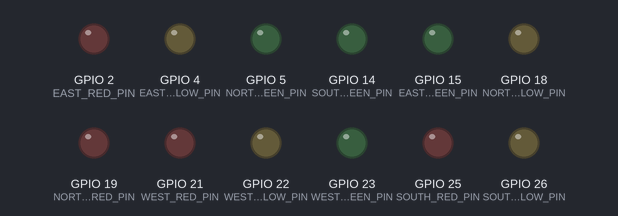
Simulated run of this sketch. Board: ESP32. Shown: output pins drawn as LEDs (lit = HIGH). WiFi joins after 1.5 s; servers stay silent unless stated; what the sketch prints to the serial monitor is not drawn.

Above: at 0.1 s.
At 2.8 s:
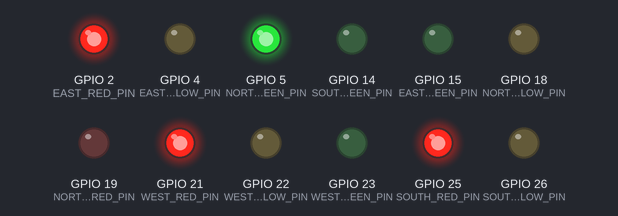
At 9.8 s:
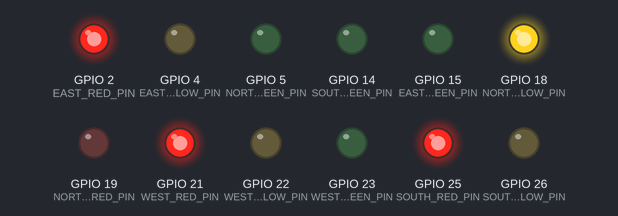
At 18.9 s:
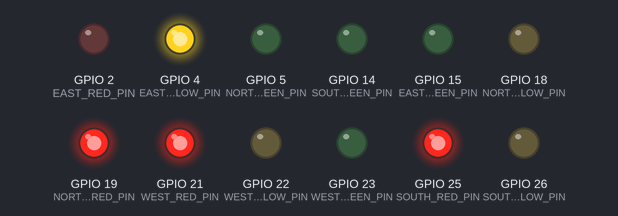
At 27.9 s:
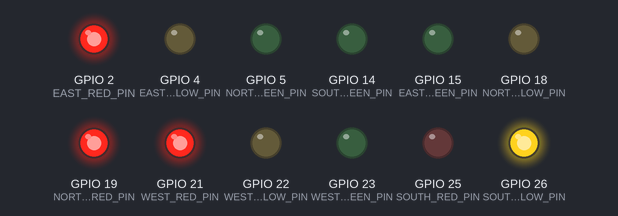
At 37.0 s:
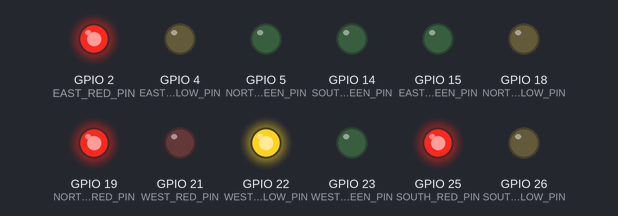
Timing chart, 0 to 40.0 s (numbered marks = the images above):
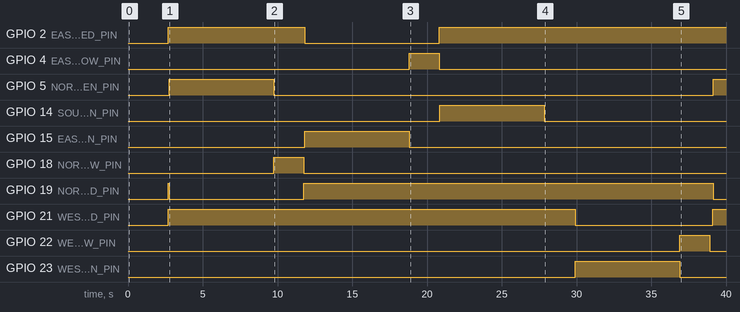

Measured:
- by itself, GPIO 2 (EAST_RED_PIN): LOW → HIGH at 2.7 s, → LOW 9.1 s later, → HIGH 9.0 s later
- by itself, GPIO 4 (EAST_YELLOW_PIN): LOW → HIGH at 18.8 s, → LOW 2.0 s later
- by itself, GPIO 5 (NORTH_GREEN_PIN): LOW → HIGH at 2.8 s, → LOW 7.0 s later, → HIGH 29.4 s later
- by itself, GPIO 14 (SOUTH_GREEN_PIN): LOW → HIGH at 20.9 s, → LOW 7.0 s later
- by itself, GPIO 15 (EAST_GREEN_PIN): LOW → HIGH at 11.8 s, → LOW 7.0 s later
- by itself, GPIO 18 (NORTH_YELLOW_PIN): LOW → HIGH at 9.8 s, → LOW 2.0 s later
- by itself, GPIO 19 (NORTH_RED_PIN): LOW → HIGH at 2.7 s, → LOW 0.05 s later, → HIGH 9.0 s later, → LOW 27.4 s later
- by itself, GPIO 21 (WEST_RED_PIN): LOW → HIGH at 2.7 s, → LOW 27.2 s later, → HIGH 9.2 s later

The sketch:

Traffix_ESP32.ino
```cpp
#include <WiFi.h>
#include <HTTPClient.h>
#include <ArduinoJson.h>

// WiFi credentials
const char* ssid = "traffix";
const char* password = "traffix123";  // Open network

// Backend URL (GET)
const char* backendUrl = "http://192.168.56.185:5000/traffic-status";

// LED pin definitions
// EAST
#define EAST_RED_PIN     2
#define EAST_YELLOW_PIN  4
#define EAST_GREEN_PIN   15

// NORTH
#define NORTH_RED_PIN    19
#define NORTH_YELLOW_PIN 18
#define NORTH_GREEN_PIN  5

// WEST
#define WEST_RED_PIN     21
#define WEST_YELLOW_PIN  22
#define WEST_GREEN_PIN   23

// SOUTH
#define SOUTH_RED_PIN    25
#define SOUTH_YELLOW_PIN 26
#define SOUTH_GREEN_PIN  14

// 🔧 LED setup
void setupLeds() {
  int pins[] = {
    NORTH_RED_PIN, NORTH_YELLOW_PIN, NORTH_GREEN_PIN,
    SOUTH_RED_PIN, SOUTH_YELLOW_PIN, SOUTH_GREEN_PIN,
    EAST_RED_PIN, EAST_YELLOW_PIN, EAST_GREEN_PIN,
    WEST_RED_PIN, WEST_YELLOW_PIN, WEST_GREEN_PIN
  };
  for (int i = 0; i < 12; i++) {
    pinMode(pins[i], OUTPUT);
    digitalWrite(pins[i], LOW);
  }
}

// 🔴 Turn all to RED (default state)
void setAllRed() {
  digitalWrite(NORTH_RED_PIN, HIGH);
  digitalWrite(SOUTH_RED_PIN, HIGH);
  digitalWrite(EAST_RED_PIN, HIGH);
  digitalWrite(WEST_RED_PIN, HIGH);

  digitalWrite(NORTH_YELLOW_PIN, LOW);
  digitalWrite(SOUTH_YELLOW_PIN, LOW);
  digitalWrite(EAST_YELLOW_PIN, LOW);
  digitalWrite(WEST_YELLOW_PIN, LOW);

  digitalWrite(NORTH_GREEN_PIN, LOW);
  digitalWrite(SOUTH_GREEN_PIN, LOW);
  digitalWrite(EAST_GREEN_PIN, LOW);
  digitalWrite(WEST_GREEN_PIN, LOW);
}

// 🟡 Run fixed pattern in offline/static mode
void runCycle(int redPin, int yellowPin, int greenPin, const char* dirName) {
  const int greenTime = 7000;
  const int yellowTime = 2000;

  Serial.print("Static GREEN for ");
  Serial.println(dirName);

  setAllRed();
  delay(50);
  digitalWrite(redPin, LOW);
  digitalWrite(greenPin, HIGH);
  delay(greenTime);

  digitalWrite(greenPin, LOW);
  digitalWrite(yellowPin, HIGH);
  delay(yellowTime);
  digitalWrite(yellowPin, LOW);
}

// Run static mode (offline fallback)
void runStaticTrafficPattern() {
  Serial.println("⚠️ Running STATIC pattern (offline fallback)");

  runCycle(NORTH_RED_PIN, NORTH_YELLOW_PIN, NORTH_GREEN_PIN, "North");
  runCycle(EAST_RED_PIN, EAST_YELLOW_PIN, EAST_GREEN_PIN, "East");
  runCycle(SOUTH_RED_PIN, SOUTH_YELLOW_PIN, SOUTH_GREEN_PIN, "South");
  runCycle(WEST_RED_PIN, WEST_YELLOW_PIN, WEST_GREEN_PIN, "West");
}

// Setup WiFi and LEDs
void setup() {
  Serial.begin(115200);
  setupLeds();

  WiFi.disconnect(true);
  delay(1000);
  WiFi.mode(WIFI_STA);
  WiFi.begin(ssid, password);

  Serial.print(" Connecting to WiFi");
  int attempt = 0;
  while (WiFi.status() != WL_CONNECTED && attempt < 20) {
    delay(500);
    Serial.print(".");
    attempt++;
  }

  if (WiFi.status() == WL_CONNECTED) {
    Serial.println("\n Connected to WiFi!");
    Serial.print(" IP Address: ");
    Serial.println(WiFi.localIP());
  } else {
    Serial.println("\n Failed to connect to WiFi. Running static mode.");
  }
}

// Main loop with proper traffic signal handling
void loop() {
  if (WiFi.status() == WL_CONNECTED) {
    HTTPClient http;
    http.begin(backendUrl);
    int httpCode = http.GET();

    if (httpCode > 0) {
      String payload = http.getString();
      Serial.println(" Received: " + payload);

      StaticJsonDocument<2048> doc;
      DeserializationError error = deserializeJson(doc, payload);
      if (!error) {
        setAllRed(); // Reset all lights

        for (JsonObject dirData : doc.as<JsonArray>()) {
          const char* dir = dirData["direction"];
          bool green = dirData["green"];
          bool yellow = dirData["yellow"];
          bool red = dirData["red"];

          if (strcmp(dir, "north") == 0) {
            digitalWrite(NORTH_RED_PIN, red);
            digitalWrite(NORTH_YELLOW_PIN, yellow);
            digitalWrite(NORTH_GREEN_PIN, green);
          } else if (strcmp(dir, "south") == 0) {
            digitalWrite(SOUTH_RED_PIN, red);
            digitalWrite(SOUTH_YELLOW_PIN, yellow);
            digitalWrite(SOUTH_GREEN_PIN, green);
          } else if (strcmp(dir, "east") == 0) {
            digitalWrite(EAST_RED_PIN, red);
            digitalWrite(EAST_YELLOW_PIN, yellow);
            digitalWrite(EAST_GREEN_PIN, green);
          } else if (strcmp(dir, "west") == 0) {
            digitalWrite(WEST_RED_PIN, red);
            digitalWrite(WEST_YELLOW_PIN, yellow);
            digitalWrite(WEST_GREEN_PIN, green);
          }
        }

        delay(1000); // Update rate (every 1 second)

      } else {
        Serial.println("JSON parse error. Running static mode.");
        runStaticTrafficPattern();
      }

    } else {
      Serial.print("HTTP request failed, code: ");
      Serial.println(httpCode);
      runStaticTrafficPattern();
    }

    http.end();

  } else {
    Serial.println("WiFi not connected. Running static mode...");
    runStaticTrafficPattern();
    WiFi.reconnect(); // Try reconnecting
  }
}
```
